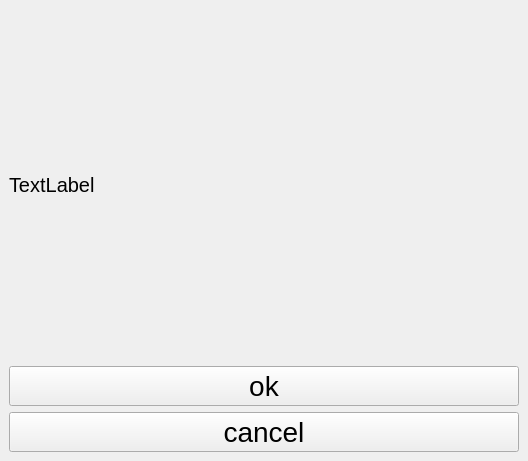
<?xml version="1.0" encoding="UTF-8"?>
<ui version="4.0">
 <class>MainWindow</class>
 <widget class="QMainWindow" name="MainWindow">
  <property name="geometry">
   <rect>
    <x>0</x>
    <y>0</y>
    <width>528</width>
    <height>461</height>
   </rect>
  </property>
  <property name="windowTitle">
   <string>MainWindow</string>
  </property>
  <widget class="QWidget" name="centralwidget">
   <layout class="QVBoxLayout" name="verticalLayout">
    <item>
     <widget class="QLabel" name="lbl_tituloprincipal">
      <property name="font">
       <font>
        <pointsize>15</pointsize>
       </font>
      </property>
      <property name="text">
       <string>TextLabel</string>
      </property>
     </widget>
    </item>
    <item>
     <widget class="QPushButton" name="btn_ok">
      <property name="font">
       <font>
        <pointsize>21</pointsize>
       </font>
      </property>
      <property name="text">
       <string>ok</string>
      </property>
     </widget>
    </item>
    <item>
     <widget class="QPushButton" name="btn_cancel">
      <property name="font">
       <font>
        <pointsize>21</pointsize>
       </font>
      </property>
      <property name="text">
       <string>cancel</string>
      </property>
     </widget>
    </item>
   </layout>
  </widget>
 </widget>
 <resources/>
 <connections/>
</ui>
